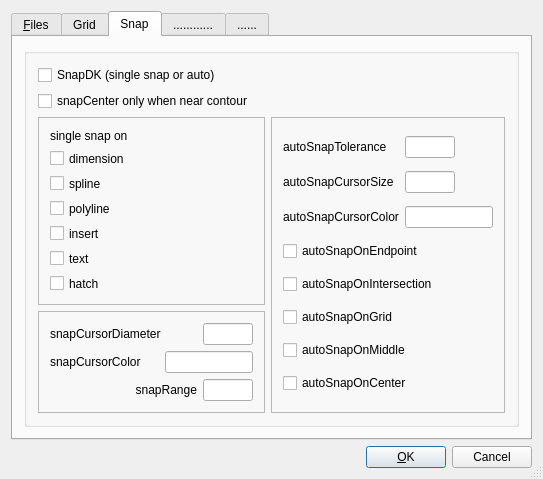
<?xml version="1.0" encoding="UTF-8"?>
<ui version="4.0">
 <class>QG_DlgOptionsGeneralAdd</class>
 <widget class="QDialog" name="QG_DlgOptionsGeneralAdd">
  <property name="geometry">
   <rect>
    <x>0</x>
    <y>0</y>
    <width>543</width>
    <height>479</height>
   </rect>
  </property>
  <property name="minimumSize">
   <size>
    <width>543</width>
    <height>479</height>
   </size>
  </property>
  <property name="acceptDrops">
   <bool>false</bool>
  </property>
  <property name="windowTitle">
   <string>Drawing Preferences</string>
  </property>
  <property name="statusTip">
   <string extracomment="++++++++++++++++++"/>
  </property>
  <property name="sizeGripEnabled">
   <bool>true</bool>
  </property>
  <layout class="QVBoxLayout" name="verticalLayout_9">
   <item>
    <widget class="QTabWidget" name="tabWidget">
     <property name="minimumSize">
      <size>
       <width>420</width>
       <height>325</height>
      </size>
     </property>
     <property name="currentIndex">
      <number>2</number>
     </property>
     <widget class="QWidget" name="tab1">
      <attribute name="title">
       <string>&amp;Files</string>
      </attribute>
      <widget class="QGroupBox" name="buttonGroup3">
       <property name="geometry">
        <rect>
         <x>4</x>
         <y>4</y>
         <width>501</width>
         <height>381</height>
        </rect>
       </property>
       <property name="title">
        <string>Files</string>
       </property>
       <layout class="QVBoxLayout" name="verticalLayout_2">
        <item>
         <layout class="QHBoxLayout" name="horizontalLayout">
          <item>
           <widget class="QLabel" name="label">
            <property name="text">
             <string>Number recent files</string>
            </property>
           </widget>
          </item>
          <item>
           <widget class="QLineEdit" name="lineEdit_1">
            <property name="maximumSize">
             <size>
              <width>60</width>
              <height>16777215</height>
             </size>
            </property>
           </widget>
          </item>
         </layout>
        </item>
        <item>
         <widget class="QFrame" name="frame_7">
          <property name="frameShape">
           <enum>QFrame::StyledPanel</enum>
          </property>
          <property name="frameShadow">
           <enum>QFrame::Raised</enum>
          </property>
          <layout class="QHBoxLayout" name="horizontalLayout_5">
           <item>
            <spacer name="horizontalSpacer">
             <property name="orientation">
              <enum>Qt::Horizontal</enum>
             </property>
             <property name="sizeHint" stdset="0">
              <size>
               <width>130</width>
               <height>20</height>
              </size>
             </property>
            </spacer>
           </item>
           <item>
            <widget class="QCheckBox" name="checkBox_15">
             <property name="text">
              <string>recent files: oldest on top</string>
             </property>
            </widget>
           </item>
           <item>
            <spacer name="horizontalSpacer_2">
             <property name="orientation">
              <enum>Qt::Horizontal</enum>
             </property>
             <property name="sizeHint" stdset="0">
              <size>
               <width>40</width>
               <height>20</height>
              </size>
             </property>
            </spacer>
           </item>
          </layout>
         </widget>
        </item>
        <item>
         <widget class="QFrame" name="frame">
          <property name="frameShape">
           <enum>QFrame::StyledPanel</enum>
          </property>
          <property name="frameShadow">
           <enum>QFrame::Raised</enum>
          </property>
          <layout class="QVBoxLayout" name="verticalLayout">
           <item>
            <widget class="QLabel" name="label_2">
             <property name="text">
              <string>File dialog from KDE is too slow in big directories:</string>
             </property>
            </widget>
           </item>
           <item>
            <widget class="QCheckBox" name="checkBox_1">
             <property name="text">
              <string>don't use native dialog </string>
             </property>
             <property name="checkable">
              <bool>true</bool>
             </property>
            </widget>
           </item>
          </layout>
         </widget>
        </item>
        <item>
         <spacer name="verticalSpacer">
          <property name="orientation">
           <enum>Qt::Vertical</enum>
          </property>
          <property name="sizeHint" stdset="0">
           <size>
            <width>20</width>
            <height>40</height>
           </size>
          </property>
         </spacer>
        </item>
       </layout>
      </widget>
     </widget>
     <widget class="QWidget" name="tab2">
      <attribute name="title">
       <string>Grid</string>
      </attribute>
      <layout class="QVBoxLayout">
       <item>
        <widget class="QGroupBox" name="bgUnit">
         <property name="title">
          <string>Grid</string>
         </property>
         <layout class="QVBoxLayout" name="verticalLayout_4">
          <item>
           <widget class="QFrame" name="frame_2">
            <property name="frameShape">
             <enum>QFrame::StyledPanel</enum>
            </property>
            <property name="frameShadow">
             <enum>QFrame::Raised</enum>
            </property>
            <layout class="QVBoxLayout" name="verticalLayout_3">
             <item>
              <widget class="QRadioButton" name="radioButton_1">
               <property name="text">
                <string>1 - 10 - 100 - 1000</string>
               </property>
              </widget>
             </item>
             <item>
              <widget class="QRadioButton" name="radioButton_2">
               <property name="text">
                <string>1 - 2 - 5 - 10 - 20 - 50</string>
               </property>
              </widget>
             </item>
            </layout>
           </widget>
          </item>
          <item>
           <spacer name="verticalSpacer_2">
            <property name="orientation">
             <enum>Qt::Vertical</enum>
            </property>
            <property name="sizeHint" stdset="0">
             <size>
              <width>20</width>
              <height>177</height>
             </size>
            </property>
           </spacer>
          </item>
         </layout>
        </widget>
       </item>
      </layout>
     </widget>
     <widget class="QWidget" name="tab3">
      <attribute name="title">
       <string>Snap</string>
      </attribute>
      <layout class="QGridLayout" name="gridLayout_2">
       <item row="0" column="0">
        <widget class="QGroupBox" name="groupBox">
         <property name="title">
          <string/>
         </property>
         <layout class="QVBoxLayout" name="verticalLayout_8">
          <item>
           <widget class="QCheckBox" name="checkBox_14">
            <property name="text">
             <string>SnapDK (single snap or auto)</string>
            </property>
           </widget>
          </item>
          <item>
           <widget class="QCheckBox" name="checkBox_16">
            <property name="text">
             <string>snapCenter only when near contour</string>
            </property>
           </widget>
          </item>
          <item>
           <layout class="QGridLayout" name="gridLayout_3">
            <item row="0" column="0">
             <layout class="QVBoxLayout" name="verticalLayout_7">
              <item>
               <widget class="QFrame" name="frame_3">
                <property name="frameShape">
                 <enum>QFrame::StyledPanel</enum>
                </property>
                <property name="frameShadow">
                 <enum>QFrame::Raised</enum>
                </property>
                <layout class="QVBoxLayout" name="verticalLayout_5">
                 <item>
                  <widget class="QLabel" name="label_3">
                   <property name="text">
                    <string>single snap on</string>
                   </property>
                  </widget>
                 </item>
                 <item>
                  <widget class="QCheckBox" name="checkBox_2">
                   <property name="text">
                    <string>dimension</string>
                   </property>
                   <property name="checkable">
                    <bool>true</bool>
                   </property>
                   <property name="checked">
                    <bool>false</bool>
                   </property>
                  </widget>
                 </item>
                 <item>
                  <widget class="QCheckBox" name="checkBox_3">
                   <property name="text">
                    <string>spline</string>
                   </property>
                   <property name="checkable">
                    <bool>true</bool>
                   </property>
                   <property name="checked">
                    <bool>false</bool>
                   </property>
                  </widget>
                 </item>
                 <item>
                  <widget class="QCheckBox" name="checkBox_4">
                   <property name="text">
                    <string>polyline</string>
                   </property>
                   <property name="checkable">
                    <bool>true</bool>
                   </property>
                   <property name="checked">
                    <bool>false</bool>
                   </property>
                  </widget>
                 </item>
                 <item>
                  <widget class="QCheckBox" name="checkBox_5">
                   <property name="text">
                    <string>insert</string>
                   </property>
                   <property name="checkable">
                    <bool>true</bool>
                   </property>
                   <property name="checked">
                    <bool>false</bool>
                   </property>
                  </widget>
                 </item>
                 <item>
                  <widget class="QCheckBox" name="checkBox_6">
                   <property name="text">
                    <string>text</string>
                   </property>
                   <property name="checkable">
                    <bool>true</bool>
                   </property>
                   <property name="checked">
                    <bool>false</bool>
                   </property>
                   <property name="tristate">
                    <bool>false</bool>
                   </property>
                  </widget>
                 </item>
                 <item>
                  <widget class="QCheckBox" name="checkBox_7">
                   <property name="text">
                    <string>hatch</string>
                   </property>
                  </widget>
                 </item>
                </layout>
               </widget>
              </item>
              <item>
               <widget class="QFrame" name="frame_4">
                <property name="frameShape">
                 <enum>QFrame::StyledPanel</enum>
                </property>
                <property name="frameShadow">
                 <enum>QFrame::Raised</enum>
                </property>
                <layout class="QVBoxLayout" name="verticalLayout_6">
                 <item>
                  <layout class="QHBoxLayout" name="horizontalLayout_2">
                   <item>
                    <widget class="QLabel" name="label_4">
                     <property name="text">
                      <string>snapCursorDiameter</string>
                     </property>
                    </widget>
                   </item>
                   <item>
                    <widget class="QLineEdit" name="lineEdit">
                     <property name="maximumSize">
                      <size>
                       <width>50</width>
                       <height>16777215</height>
                      </size>
                     </property>
                    </widget>
                   </item>
                  </layout>
                 </item>
                 <item>
                  <layout class="QHBoxLayout" name="horizontalLayout_3">
                   <item>
                    <widget class="QLabel" name="label_5">
                     <property name="text">
                      <string>snapCursorColor</string>
                     </property>
                    </widget>
                   </item>
                   <item>
                    <widget class="QLineEdit" name="lineEdit_2">
                     <property name="minimumSize">
                      <size>
                       <width>88</width>
                       <height>0</height>
                      </size>
                     </property>
                     <property name="maximumSize">
                      <size>
                       <width>88</width>
                       <height>16777215</height>
                      </size>
                     </property>
                    </widget>
                   </item>
                  </layout>
                 </item>
                 <item>
                  <layout class="QHBoxLayout" name="horizontalLayout_4">
                   <item>
                    <widget class="QLabel" name="label_9">
                     <property name="text">
                      <string>snapRange</string>
                     </property>
                     <property name="alignment">
                      <set>Qt::AlignRight|Qt::AlignTrailing|Qt::AlignVCenter</set>
                     </property>
                    </widget>
                   </item>
                   <item>
                    <widget class="QLineEdit" name="lineEdit_6">
                     <property name="maximumSize">
                      <size>
                       <width>50</width>
                       <height>16777215</height>
                      </size>
                     </property>
                    </widget>
                   </item>
                  </layout>
                 </item>
                </layout>
               </widget>
              </item>
             </layout>
            </item>
            <item row="0" column="1">
             <widget class="QFrame" name="frame_5">
              <property name="frameShape">
               <enum>QFrame::StyledPanel</enum>
              </property>
              <property name="frameShadow">
               <enum>QFrame::Raised</enum>
              </property>
              <layout class="QGridLayout" name="gridLayout">
               <item row="0" column="0">
                <widget class="QLabel" name="label_8">
                 <property name="text">
                  <string>autoSnapTolerance</string>
                 </property>
                </widget>
               </item>
               <item row="0" column="1">
                <widget class="QLineEdit" name="lineEdit_5">
                 <property name="maximumSize">
                  <size>
                   <width>50</width>
                   <height>16777215</height>
                  </size>
                 </property>
                </widget>
               </item>
               <item row="1" column="0">
                <widget class="QLabel" name="label_6">
                 <property name="text">
                  <string>autoSnapCursorSize</string>
                 </property>
                </widget>
               </item>
               <item row="1" column="1">
                <widget class="QLineEdit" name="lineEdit_3">
                 <property name="maximumSize">
                  <size>
                   <width>50</width>
                   <height>16777215</height>
                  </size>
                 </property>
                </widget>
               </item>
               <item row="2" column="0">
                <widget class="QLabel" name="label_7">
                 <property name="text">
                  <string>autoSnapCursorColor</string>
                 </property>
                </widget>
               </item>
               <item row="2" column="1">
                <widget class="QLineEdit" name="lineEdit_4">
                 <property name="minimumSize">
                  <size>
                   <width>88</width>
                   <height>0</height>
                  </size>
                 </property>
                 <property name="maximumSize">
                  <size>
                   <width>88</width>
                   <height>16777215</height>
                  </size>
                 </property>
                </widget>
               </item>
               <item row="3" column="0" colspan="2">
                <widget class="QCheckBox" name="checkBox_8">
                 <property name="text">
                  <string>autoSnapOnEndpoint</string>
                 </property>
                </widget>
               </item>
               <item row="4" column="0" colspan="2">
                <widget class="QCheckBox" name="checkBox_9">
                 <property name="text">
                  <string>autoSnapOnIntersection</string>
                 </property>
                </widget>
               </item>
               <item row="5" column="0" colspan="2">
                <widget class="QCheckBox" name="checkBox_10">
                 <property name="text">
                  <string>autoSnapOnGrid</string>
                 </property>
                </widget>
               </item>
               <item row="6" column="0" colspan="2">
                <widget class="QCheckBox" name="checkBox_11">
                 <property name="text">
                  <string>autoSnapOnMiddle</string>
                 </property>
                </widget>
               </item>
               <item row="7" column="0" colspan="2">
                <widget class="QCheckBox" name="checkBox_12">
                 <property name="acceptDrops">
                  <bool>true</bool>
                 </property>
                 <property name="text">
                  <string>autoSnapOnCenter</string>
                 </property>
                </widget>
               </item>
              </layout>
             </widget>
            </item>
           </layout>
          </item>
          <item>
           <spacer name="verticalSpacer_3">
            <property name="orientation">
             <enum>Qt::Vertical</enum>
            </property>
            <property name="sizeHint" stdset="0">
             <size>
              <width>20</width>
              <height>66</height>
             </size>
            </property>
           </spacer>
          </item>
         </layout>
        </widget>
       </item>
      </layout>
     </widget>
     <widget class="QWidget" name="tab4">
      <attribute name="title">
       <string>............</string>
      </attribute>
      <widget class="QFrame" name="frame_6">
       <property name="geometry">
        <rect>
         <x>0</x>
         <y>0</y>
         <width>311</width>
         <height>211</height>
        </rect>
       </property>
       <property name="frameShape">
        <enum>QFrame::StyledPanel</enum>
       </property>
       <property name="frameShadow">
        <enum>QFrame::Raised</enum>
       </property>
       <widget class="QCheckBox" name="checkBox">
        <property name="geometry">
         <rect>
          <x>20</x>
          <y>20</y>
          <width>251</width>
          <height>21</height>
         </rect>
        </property>
        <property name="text">
         <string>draftModePreview</string>
        </property>
       </widget>
       <widget class="QCheckBox" name="checkBox_13">
        <property name="geometry">
         <rect>
          <x>20</x>
          <y>60</y>
          <width>231</width>
          <height>21</height>
         </rect>
        </property>
        <property name="text">
         <string>PrintPreviewAutoScale</string>
        </property>
       </widget>
      </widget>
      <widget class="QGroupBox" name="groupBox_2">
       <property name="geometry">
        <rect>
         <x>0</x>
         <y>220</y>
         <width>371</width>
         <height>161</height>
        </rect>
       </property>
       <property name="title">
        <string>Ordinate Dimensions</string>
       </property>
       <widget class="QLabel" name="label_11">
        <property name="geometry">
         <rect>
          <x>10</x>
          <y>90</y>
          <width>141</width>
          <height>16</height>
         </rect>
        </property>
        <property name="text">
         <string>ConnectingLineLength</string>
        </property>
       </widget>
       <widget class="QLabel" name="label_10">
        <property name="geometry">
         <rect>
          <x>10</x>
          <y>50</y>
          <width>141</width>
          <height>16</height>
         </rect>
        </property>
        <property name="text">
         <string>SecondLineLength</string>
        </property>
       </widget>
       <widget class="QLineEdit" name="lineEdit_7">
        <property name="geometry">
         <rect>
          <x>170</x>
          <y>50</y>
          <width>113</width>
          <height>20</height>
         </rect>
        </property>
       </widget>
       <widget class="QLineEdit" name="lineEdit_8">
        <property name="geometry">
         <rect>
          <x>170</x>
          <y>90</y>
          <width>113</width>
          <height>20</height>
         </rect>
        </property>
       </widget>
      </widget>
     </widget>
     <widget class="QWidget" name="tab5">
      <attribute name="title">
       <string>......</string>
      </attribute>
      <layout class="QVBoxLayout"/>
     </widget>
    </widget>
   </item>
   <item>
    <layout class="QHBoxLayout">
     <item>
      <spacer name="Horizontal Spacing2">
       <property name="orientation">
        <enum>Qt::Horizontal</enum>
       </property>
       <property name="sizeType">
        <enum>QSizePolicy::Expanding</enum>
       </property>
       <property name="sizeHint" stdset="0">
        <size>
         <width>20</width>
         <height>20</height>
        </size>
       </property>
      </spacer>
     </item>
     <item>
      <widget class="QPushButton" name="buttonOk">
       <property name="text">
        <string>&amp;OK</string>
       </property>
       <property name="shortcut">
        <string>Alt+O</string>
       </property>
       <property name="autoDefault">
        <bool>true</bool>
       </property>
       <property name="default">
        <bool>true</bool>
       </property>
      </widget>
     </item>
     <item>
      <widget class="QPushButton" name="buttonCancel">
       <property name="text">
        <string>Cancel</string>
       </property>
       <property name="shortcut">
        <string>Esc</string>
       </property>
       <property name="autoDefault">
        <bool>true</bool>
       </property>
      </widget>
     </item>
    </layout>
   </item>
  </layout>
 </widget>
 <layoutdefault spacing="6" margin="11"/>
 <pixmapfunction>qPixmapFromMimeSource</pixmapfunction>
 <tabstops>
  <tabstop>tabWidget</tabstop>
  <tabstop>buttonOk</tabstop>
  <tabstop>buttonCancel</tabstop>
 </tabstops>
 <includes>
  <include location="local">rs_graphic.h</include>
  <include location="local">rs_math.h</include>
  <include location="local">rs_system.h</include>
 </includes>
 <resources/>
 <connections>
  <connection>
   <sender>buttonCancel</sender>
   <signal>clicked()</signal>
   <receiver>QG_DlgOptionsGeneralAdd</receiver>
   <slot>reject()</slot>
   <hints>
    <hint type="sourcelabel">
     <x>530</x>
     <y>466</y>
    </hint>
    <hint type="destinationlabel">
     <x>106</x>
     <y>347</y>
    </hint>
   </hints>
  </connection>
  <connection>
   <sender>buttonOk</sender>
   <signal>clicked()</signal>
   <receiver>QG_DlgOptionsGeneralAdd</receiver>
   <slot>ok()</slot>
   <hints>
    <hint type="sourcelabel">
     <x>445</x>
     <y>466</y>
    </hint>
    <hint type="destinationlabel">
     <x>232</x>
     <y>353</y>
    </hint>
   </hints>
  </connection>
  <connection>
   <sender>checkBox_14</sender>
   <signal>toggled(bool)</signal>
   <receiver>QG_DlgOptionsGeneralAdd</receiver>
   <slot>setRestartNeeded()</slot>
   <hints>
    <hint type="sourcelabel">
     <x>112</x>
     <y>58</y>
    </hint>
    <hint type="destinationlabel">
     <x>221</x>
     <y>448</y>
    </hint>
   </hints>
  </connection>
 </connections>
 <slots>
  <slot>ok()</slot>
  <slot>setRestartNeeded()</slot>
 </slots>
</ui>
